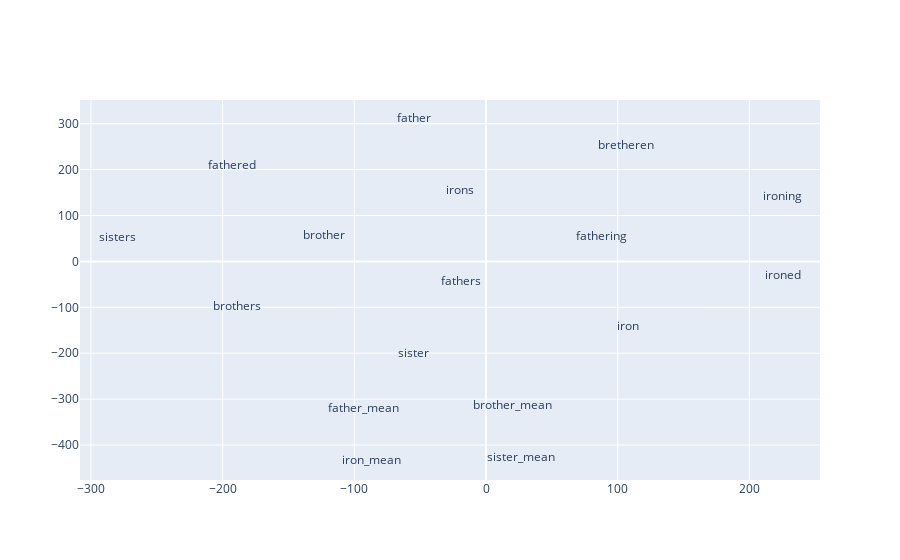

Source (notebook cell):
### Code cell
try:
    get_ipython()
except Exception:
    plot_function = plot_with_matplotlib
else:
    plot_function = plot_with_plotly

plot_function(xs, ys, lms)

### Figure 1 — Plotly figure (JSON) as saved in the notebook; plotly's stock layout.template omitted (floating-point values rounded to 4 significant figures)
{"data": [{"mode": "text", "text": ["brother", "brothers", "bretheren", "sister", "sisters", "father", "fathers", "fathered", "fathering", "iron", "irons", "ironed", "ironing", "brother_mean", "sister_mean", "father_mean", "iron_mean"], "type": "scatter", "x": [-123.3, -189.1, 106.1, -54.72, -280.2, -54.89, -18.62, -192.8, 87.86, 107.5, -19.8, 225.5, 224.8, 20.1, 26.39, -93.0, -86.71], "y": [54.52, -98.91, 250.4, -201.2, 50.46, 310.2, -43.93, 206.9, 54.13, -143.2, 152.4, -31.2, 141.0, -315.4, -428.5, -321.7, -434.8]}], "layout": {}}
